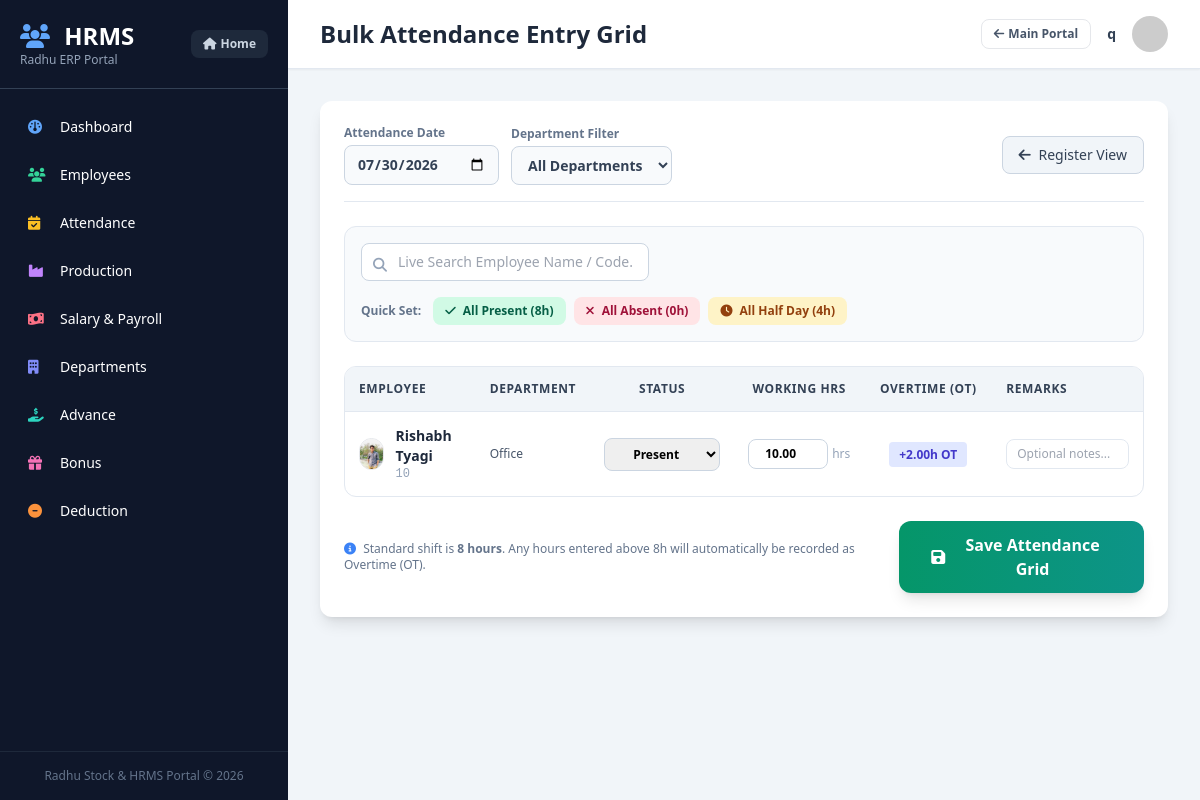
Before: /hr/attendance/bulk/ (signed in) with the older database file.
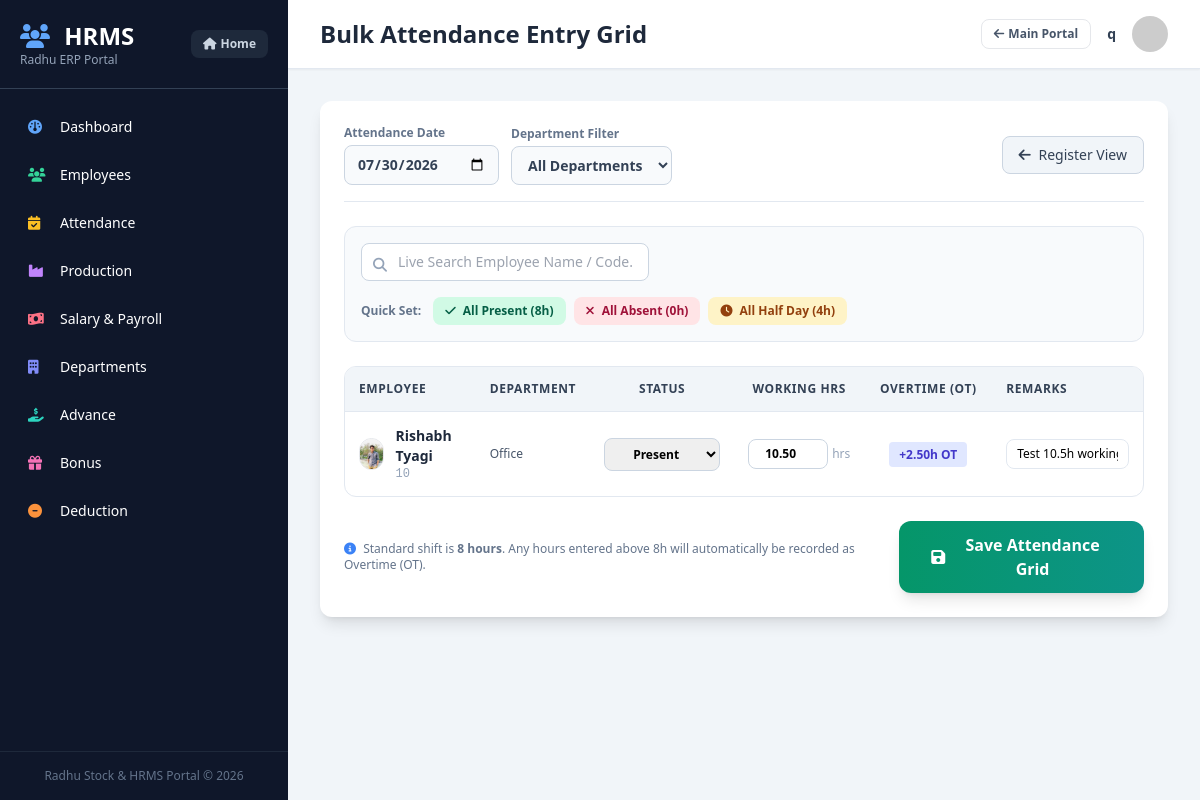
After: the same page with the newer database file.
### hrms/models.py (models this page shows, shortened)
class Employee(models.Model):
    employee_code = models.CharField(max_length=20, unique=True, db_index=True)
    photo = models.ImageField(upload_to="employees/", blank=True, null=True)
    name = models.CharField(max_length=150, db_index=True)
    father_name = models.CharField(max_length=150, blank=True)
    mobile = models.CharField(max_length=15)
    alternate_mobile = models.CharField(max_length=15, blank=True)
    email = models.EmailField(blank=True)
    dob = models.DateField(null=True, blank=True)
    joining_date = models.DateField(null=True, blank=True)
    department = models.ForeignKey(
        Department, on_delete=models.SET_NULL, null=True, blank=True, db_index=True
    )
    designation = models.CharField(max_length=100)
    employee_type = models.CharField(max_length=20, choices=EMPLOYEE_TYPE, default="Company")
    contractor_name = models.CharField(max_length=150, blank=True)
    address = models.TextField(blank=True)
    aadhaar = models.CharField(max_length=12, blank=True)
    pan = models.CharField(max_length=10, blank=True)
    bank_name = models.CharField(max_length=100, blank=True)
    account_number = models.CharField(max_length=50, blank=True)
    ifsc = models.CharField(max_length=20, blank=True)
    uan = models.CharField(max_length=30, blank=True)
    esi_number = models.CharField(max_length=30, blank=True)
    basic_salary = models.DecimalField(max_digits=12, decimal_places=2, default=0)
    hourly_rate = models.DecimalField(max_digits=10, decimal_places=2, default=0)
    overtime_rate = models.DecimalField(max_digits=10, decimal_places=2, default=0)
    pf_percent = models.DecimalField(max_digits=5, decimal_places=2, default=0)
    esi_percent = models.DecimalField(max_digits=5, decimal_places=2, default=0)
    status = models.CharField(max_length=10, choices=STATUS, default="Active")
    created_at = models.DateTimeField(auto_now_add=True)

class Attendance(models.Model):
    employee = models.ForeignKey(Employee, on_delete=models.CASCADE, db_index=True)
    date = models.DateField(db_index=True)
    in_time = models.TimeField(blank=True, null=True)
    out_time = models.TimeField(blank=True, null=True)
    working_hours = models.DecimalField(max_digits=5, decimal_places=2, default=0)
    overtime_hours = models.DecimalField(max_digits=5, decimal_places=2, default=0)
    status = models.CharField(max_length=20, choices=ATTENDANCE_STATUS, default="Present")
    leave_type = models.CharField(max_length=10, choices=LEAVE_TYPE, blank=True)
    remarks = models.TextField(blank=True)
    created_by = models.ForeignKey(User, on_delete=models.SET_NULL, null=True, blank=True)
    class Meta:
        unique_together = ("employee", "date")
        ordering = ["-date"]

class Department(models.Model):
    name = models.CharField(max_length=100, unique=True)
    class Meta:
        ordering = ["name"]
    def __str__(self):
        return self.name

### hrms/views.py (the view, shortened to what this page needs)
@login_required
def bulk_attendance(request):
    selected_date_str = request.GET.get("date") or request.POST.get("date") or str(date.today())
    try:
        selected_date = datetime.strptime(selected_date_str, "%Y-%m-%d").date()
    except ValueError:
        selected_date = date.today()
        selected_date_str = str(selected_date)
    dept_id = request.GET.get("department", "")
    employees = Employee.objects.filter(status="Active").select_related("department").order_by("department__name", "name")
    if dept_id:
        employees = employees.filter(department_id=dept_id)
    existing_att = Attendance.objects.filter(date=selected_date, employee__in=employees)
    att_map = {a.employee_id: a for a in existing_att}
    emp_data = []
    for emp in employees:
        att = att_map.get(emp.id)
        emp_data.append({
            "employee": emp,
            "status": att.status if att else "Present",
            "working_hours": att.working_hours if att else Decimal("8.00"),
            "overtime_hours": att.overtime_hours if att else Decimal("0.00"),
            "remarks": att.remarks if att else "",
            "is_marked": att is not None,
        })
    context = {
        "selected_date": selected_date_str,
        "dept_id": dept_id,
        "departments": Department.objects.all(),
        "emp_data": emp_data,
        "status_choices": ATTENDANCE_STATUS,
    }
    return render(request, "hrms/bulk_attendance.html", context)

### templates/hrms/bulk_attendance.html (shortened to what the changed rows need)
{% extends 'hrms/base.html' %}
{% block page_title %}Bulk Attendance Entry Grid{% endblock %}
{% block content %}
<div class="bg-white rounded-xl shadow-lg p-6 space-y-6">
    <form method="post" id="bulkAttendanceForm">
        <div class="overflow-x-auto border border-slate-200 rounded-xl">
            <table class="w-full text-left text-sm border-collapse" id="employeeTable">
                <thead class="bg-slate-100 text-slate-700 uppercase text-xs font-bold tracking-wider border-b border-slate-200">
                    <tr>
                        <th class="p-3.5">Employee</th>
                        <th class="p-3.5">Department</th>
                        <th class="p-3.5 text-center w-36">Status</th>
                        <th class="p-3.5 text-center w-32">Working Hrs</th>
                        <th class="p-3.5 text-center w-32">Overtime (OT)</th>
                        <th class="p-3.5">Remarks</th>
                    </tr>
                </thead>
                <tbody class="divide-y divide-slate-100">
                    {% for item in emp_data %}
                    <tr class="emp-row hover:bg-slate-50 transition-colors" data-name="{{ item.employee.name|lower }}" data-code="{{ item.employee.employee_code|lower }}">
                        <td class="p-3.5">
                            <div class="flex items-center gap-3">
                                {% if item.employee.photo %}
                                    <img src="{{ item.employee.photo.url }}" class="w-8 h-8 rounded-full object-cover border">
                                {% else %}
                                    <img src="https://ui-avatars.com/api/?name={{ item.employee.name|urlencode }}&background=1e293b&color=fff" class="w-8 h-8 rounded-full object-cover">
                                {% endif %}
                                <div>
                                    <div class="font-bold text-slate-800">{{ item.employee.name }}</div>
                                    <div class="text-xs text-slate-400 font-mono">{{ item.employee.employee_code }}</div>
                                </div>
                            </div>
                        </td>
                        <td class="p-3.5 text-slate-600 text-xs font-medium">
                            {{ item.employee.department|default:"-" }}
                        </td>
                        <td class="p-3.5 text-center">
                            <select name="status_{{ item.employee.id }}" id="status_{{ item.employee.id }}" onchange="onStatusChange({{ item.employee.id }});" class="status-select border border-slate-300 rounded-lg px-2.5 py-1.5 text-xs font-semibold outline-none focus:ring-2 focus:ring-indigo-500 w-full text-center">
                                {% for val, label in status_choices %}
                                    <option value="{{ val }}" {% if item.status == val %}selected{% endif %}>{{ label }}</option>
                                {% endfor %}
                            </select>
                        </td>
                        <td class="p-3.5 text-center">
                            <div class="flex items-center justify-center gap-1">
                                <input type="number" step="0.5" min="0" max="24" name="hrs_{{ item.employee.id }}" id="hrs_{{ item.employee.id }}" value="{{ item.working_hours }}" oninput="onHrsInput({{ item.employee.id }});" class="hrs-input border border-slate-300 rounded-lg px-2 py-1.5 text-xs font-bold text-center w-20 outline-none focus:ring-2 focus:ring-indigo-500 bg-white">
                                <span class="text-xs text-slate-400 font-medium">hrs</span>
                            </div>
                        </td>
                        <td class="p-3.5 text-center">
                            <span id="ot_badge_{{ item.employee.id }}" class="ot-badge px-2.5 py-1 rounded text-xs font-bold {% if item.overtime_hours > 0 %}bg-indigo-100 text-indigo-700{% else %}text-slate-400{% endif %}">
                                +<span id="ot_val_{{ item.employee.id }}">{{ item.overtime_hours }}</span>h OT
                            </span>
                        </td>
                        <td class="p-3.5">
                            <input type="text" name="remarks_{{ item.employee.id }}" value="{{ item.remarks }}" placeholder="Optional notes..." class="w-full border border-slate-200 rounded-lg px-2.5 py-1.5 text-xs outline-none focus:ring-2 focus:ring-indigo-500 bg-white">
                        </td>
                    </tr>
                    {% endfor %}
                </tbody>
            </table>
        </div>
    </form>
</div>
{% endblock %}

Changed rows visible on the page:
changed through a linked row, Employee "Rishabh Tyagi": working_hours "10.00" → "10.50"; overtime_hours "2.00" → "2.50"; remarks (not shown) → "Test 10.5h working"
